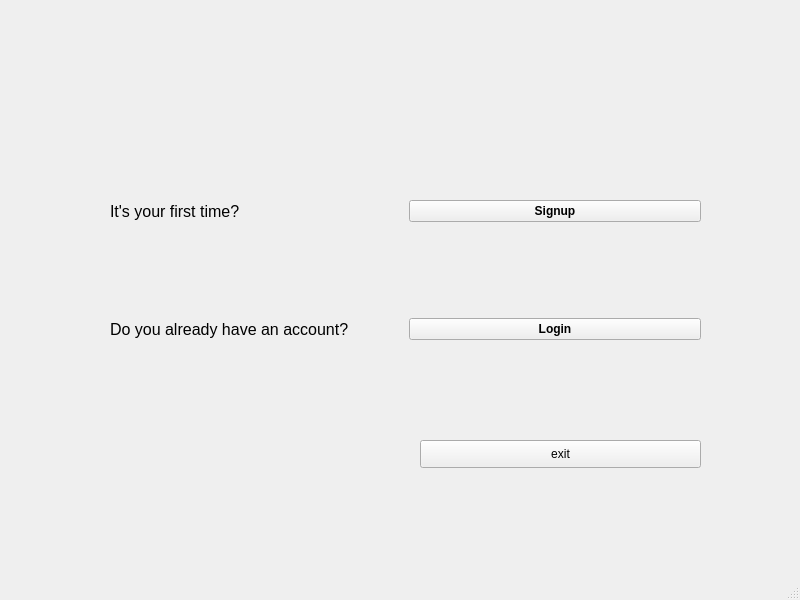
<?xml version="1.0" encoding="UTF-8"?>
<ui version="4.0">
 <class>MainWindow</class>
 <widget class="QMainWindow" name="MainWindow">
  <property name="geometry">
   <rect>
    <x>0</x>
    <y>0</y>
    <width>800</width>
    <height>600</height>
   </rect>
  </property>
  <property name="windowTitle">
   <string>MainWindow</string>
  </property>
  <widget class="QWidget" name="centralwidget">
   <widget class="QWidget" name="layoutWidget">
    <property name="geometry">
     <rect>
      <x>110</x>
      <y>110</y>
      <width>591</width>
      <height>321</height>
     </rect>
    </property>
    <layout class="QVBoxLayout" name="verticalLayout">
     <item>
      <layout class="QHBoxLayout" name="horizontalLayout">
       <item>
        <widget class="QLabel" name="label">
         <property name="font">
          <font>
           <pointsize>12</pointsize>
          </font>
         </property>
         <property name="text">
          <string>It's your first time?</string>
         </property>
        </widget>
       </item>
       <item>
        <widget class="QPushButton" name="btn_signup">
         <property name="font">
          <font>
           <weight>75</weight>
           <bold>true</bold>
          </font>
         </property>
         <property name="text">
          <string>Signup</string>
         </property>
        </widget>
       </item>
      </layout>
     </item>
     <item>
      <layout class="QHBoxLayout" name="horizontalLayout_2">
       <item>
        <widget class="QLabel" name="label_2">
         <property name="font">
          <font>
           <pointsize>12</pointsize>
          </font>
         </property>
         <property name="text">
          <string>Do you already have an account?</string>
         </property>
        </widget>
       </item>
       <item>
        <widget class="QPushButton" name="btn_login">
         <property name="font">
          <font>
           <weight>75</weight>
           <bold>true</bold>
          </font>
         </property>
         <property name="text">
          <string>Login</string>
         </property>
        </widget>
       </item>
      </layout>
     </item>
    </layout>
   </widget>
   <widget class="QPushButton" name="btn_exit">
    <property name="geometry">
     <rect>
      <x>420</x>
      <y>440</y>
      <width>281</width>
      <height>28</height>
     </rect>
    </property>
    <property name="text">
     <string>exit</string>
    </property>
   </widget>
  </widget>
  <widget class="QMenuBar" name="menubar">
   <property name="geometry">
    <rect>
     <x>0</x>
     <y>0</y>
     <width>800</width>
     <height>26</height>
    </rect>
   </property>
  </widget>
  <widget class="QStatusBar" name="statusbar"/>
 </widget>
 <resources/>
 <connections/>
</ui>
